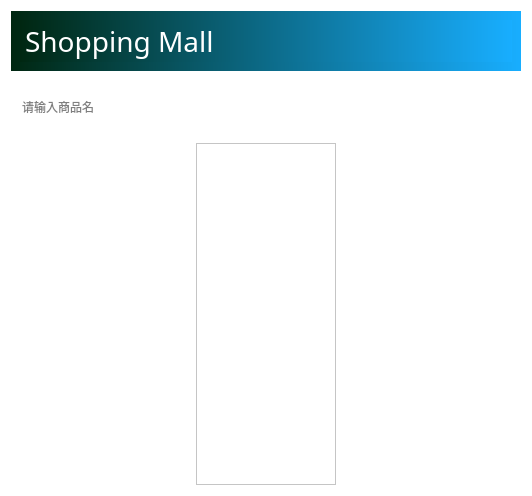
<?xml version="1.0" encoding="UTF-8"?>
<ui version="4.0">
 <class>ShopPage</class>
 <widget class="QWidget" name="ShopPage">
  <property name="geometry">
   <rect>
    <x>0</x>
    <y>0</y>
    <width>532</width>
    <height>496</height>
   </rect>
  </property>
  <property name="windowTitle">
   <string>Form</string>
  </property>
  <property name="styleSheet">
   <string notr="true">background-color: rgb(255, 255, 255);</string>
  </property>
  <layout class="QVBoxLayout" name="verticalLayout">
   <item>
    <widget class="QWidget" name="widget" native="true">
     <property name="sizePolicy">
      <sizepolicy hsizetype="Preferred" vsizetype="Fixed">
       <horstretch>0</horstretch>
       <verstretch>0</verstretch>
      </sizepolicy>
     </property>
     <property name="minimumSize">
      <size>
       <width>0</width>
       <height>60</height>
      </size>
     </property>
     <property name="palette">
      <palette>
       <active>
        <colorrole role="WindowText">
         <brush brushstyle="SolidPattern">
          <color alpha="255">
           <red>255</red>
           <green>255</green>
           <blue>255</blue>
          </color>
         </brush>
        </colorrole>
        <colorrole role="Button">
         <brush brushstyle="LinearGradientPattern">
          <gradient startx="1.000000000000000" starty="0.000000000000000" endx="0.000000000000000" endy="0.000000000000000" type="LinearGradient" spread="PadSpread" coordinatemode="ObjectBoundingMode">
           <gradientstop position="0.000000000000000">
            <color alpha="255">
             <red>24</red>
             <green>174</green>
             <blue>255</blue>
            </color>
           </gradientstop>
           <gradientstop position="1.000000000000000">
            <color alpha="255">
             <red>0</red>
             <green>39</green>
             <blue>17</blue>
            </color>
           </gradientstop>
          </gradient>
         </brush>
        </colorrole>
        <colorrole role="Text">
         <brush brushstyle="SolidPattern">
          <color alpha="255">
           <red>255</red>
           <green>255</green>
           <blue>255</blue>
          </color>
         </brush>
        </colorrole>
        <colorrole role="ButtonText">
         <brush brushstyle="SolidPattern">
          <color alpha="255">
           <red>255</red>
           <green>255</green>
           <blue>255</blue>
          </color>
         </brush>
        </colorrole>
        <colorrole role="Base">
         <brush brushstyle="LinearGradientPattern">
          <gradient startx="1.000000000000000" starty="0.000000000000000" endx="0.000000000000000" endy="0.000000000000000" type="LinearGradient" spread="PadSpread" coordinatemode="ObjectBoundingMode">
           <gradientstop position="0.000000000000000">
            <color alpha="255">
             <red>24</red>
             <green>174</green>
             <blue>255</blue>
            </color>
           </gradientstop>
           <gradientstop position="1.000000000000000">
            <color alpha="255">
             <red>0</red>
             <green>39</green>
             <blue>17</blue>
            </color>
           </gradientstop>
          </gradient>
         </brush>
        </colorrole>
        <colorrole role="Window">
         <brush brushstyle="LinearGradientPattern">
          <gradient startx="1.000000000000000" starty="0.000000000000000" endx="0.000000000000000" endy="0.000000000000000" type="LinearGradient" spread="PadSpread" coordinatemode="ObjectBoundingMode">
           <gradientstop position="0.000000000000000">
            <color alpha="255">
             <red>24</red>
             <green>174</green>
             <blue>255</blue>
            </color>
           </gradientstop>
           <gradientstop position="1.000000000000000">
            <color alpha="255">
             <red>0</red>
             <green>39</green>
             <blue>17</blue>
            </color>
           </gradientstop>
          </gradient>
         </brush>
        </colorrole>
        <colorrole role="PlaceholderText">
         <brush brushstyle="NoBrush">
          <color alpha="128">
           <red>255</red>
           <green>255</green>
           <blue>255</blue>
          </color>
         </brush>
        </colorrole>
       </active>
       <inactive>
        <colorrole role="WindowText">
         <brush brushstyle="SolidPattern">
          <color alpha="255">
           <red>255</red>
           <green>255</green>
           <blue>255</blue>
          </color>
         </brush>
        </colorrole>
        <colorrole role="Button">
         <brush brushstyle="LinearGradientPattern">
          <gradient startx="1.000000000000000" starty="0.000000000000000" endx="0.000000000000000" endy="0.000000000000000" type="LinearGradient" spread="PadSpread" coordinatemode="ObjectBoundingMode">
           <gradientstop position="0.000000000000000">
            <color alpha="255">
             <red>24</red>
             <green>174</green>
             <blue>255</blue>
            </color>
           </gradientstop>
           <gradientstop position="1.000000000000000">
            <color alpha="255">
             <red>0</red>
             <green>39</green>
             <blue>17</blue>
            </color>
           </gradientstop>
          </gradient>
         </brush>
        </colorrole>
        <colorrole role="Text">
         <brush brushstyle="SolidPattern">
          <color alpha="255">
           <red>255</red>
           <green>255</green>
           <blue>255</blue>
          </color>
         </brush>
        </colorrole>
        <colorrole role="ButtonText">
         <brush brushstyle="SolidPattern">
          <color alpha="255">
           <red>255</red>
           <green>255</green>
           <blue>255</blue>
          </color>
         </brush>
        </colorrole>
        <colorrole role="Base">
         <brush brushstyle="LinearGradientPattern">
          <gradient startx="1.000000000000000" starty="0.000000000000000" endx="0.000000000000000" endy="0.000000000000000" type="LinearGradient" spread="PadSpread" coordinatemode="ObjectBoundingMode">
           <gradientstop position="0.000000000000000">
            <color alpha="255">
             <red>24</red>
             <green>174</green>
             <blue>255</blue>
            </color>
           </gradientstop>
           <gradientstop position="1.000000000000000">
            <color alpha="255">
             <red>0</red>
             <green>39</green>
             <blue>17</blue>
            </color>
           </gradientstop>
          </gradient>
         </brush>
        </colorrole>
        <colorrole role="Window">
         <brush brushstyle="LinearGradientPattern">
          <gradient startx="1.000000000000000" starty="0.000000000000000" endx="0.000000000000000" endy="0.000000000000000" type="LinearGradient" spread="PadSpread" coordinatemode="ObjectBoundingMode">
           <gradientstop position="0.000000000000000">
            <color alpha="255">
             <red>24</red>
             <green>174</green>
             <blue>255</blue>
            </color>
           </gradientstop>
           <gradientstop position="1.000000000000000">
            <color alpha="255">
             <red>0</red>
             <green>39</green>
             <blue>17</blue>
            </color>
           </gradientstop>
          </gradient>
         </brush>
        </colorrole>
        <colorrole role="PlaceholderText">
         <brush brushstyle="NoBrush">
          <color alpha="128">
           <red>255</red>
           <green>255</green>
           <blue>255</blue>
          </color>
         </brush>
        </colorrole>
       </inactive>
       <disabled>
        <colorrole role="WindowText">
         <brush brushstyle="SolidPattern">
          <color alpha="255">
           <red>255</red>
           <green>255</green>
           <blue>255</blue>
          </color>
         </brush>
        </colorrole>
        <colorrole role="Button">
         <brush brushstyle="LinearGradientPattern">
          <gradient startx="1.000000000000000" starty="0.000000000000000" endx="0.000000000000000" endy="0.000000000000000" type="LinearGradient" spread="PadSpread" coordinatemode="ObjectBoundingMode">
           <gradientstop position="0.000000000000000">
            <color alpha="255">
             <red>24</red>
             <green>174</green>
             <blue>255</blue>
            </color>
           </gradientstop>
           <gradientstop position="1.000000000000000">
            <color alpha="255">
             <red>0</red>
             <green>39</green>
             <blue>17</blue>
            </color>
           </gradientstop>
          </gradient>
         </brush>
        </colorrole>
        <colorrole role="Text">
         <brush brushstyle="SolidPattern">
          <color alpha="255">
           <red>255</red>
           <green>255</green>
           <blue>255</blue>
          </color>
         </brush>
        </colorrole>
        <colorrole role="ButtonText">
         <brush brushstyle="SolidPattern">
          <color alpha="255">
           <red>255</red>
           <green>255</green>
           <blue>255</blue>
          </color>
         </brush>
        </colorrole>
        <colorrole role="Base">
         <brush brushstyle="LinearGradientPattern">
          <gradient startx="1.000000000000000" starty="0.000000000000000" endx="0.000000000000000" endy="0.000000000000000" type="LinearGradient" spread="PadSpread" coordinatemode="ObjectBoundingMode">
           <gradientstop position="0.000000000000000">
            <color alpha="255">
             <red>24</red>
             <green>174</green>
             <blue>255</blue>
            </color>
           </gradientstop>
           <gradientstop position="1.000000000000000">
            <color alpha="255">
             <red>0</red>
             <green>39</green>
             <blue>17</blue>
            </color>
           </gradientstop>
          </gradient>
         </brush>
        </colorrole>
        <colorrole role="Window">
         <brush brushstyle="LinearGradientPattern">
          <gradient startx="1.000000000000000" starty="0.000000000000000" endx="0.000000000000000" endy="0.000000000000000" type="LinearGradient" spread="PadSpread" coordinatemode="ObjectBoundingMode">
           <gradientstop position="0.000000000000000">
            <color alpha="255">
             <red>24</red>
             <green>174</green>
             <blue>255</blue>
            </color>
           </gradientstop>
           <gradientstop position="1.000000000000000">
            <color alpha="255">
             <red>0</red>
             <green>39</green>
             <blue>17</blue>
            </color>
           </gradientstop>
          </gradient>
         </brush>
        </colorrole>
        <colorrole role="PlaceholderText">
         <brush brushstyle="NoBrush">
          <color alpha="128">
           <red>255</red>
           <green>255</green>
           <blue>255</blue>
          </color>
         </brush>
        </colorrole>
       </disabled>
      </palette>
     </property>
     <property name="font">
      <font>
       <family>华文宋体</family>
       <pointsize>20</pointsize>
       <weight>50</weight>
       <italic>false</italic>
       <bold>false</bold>
      </font>
     </property>
     <property name="styleSheet">
      <string notr="true">background: #00af19;  /* fallback for old browsers */
background:qlineargradient(spread:pad,x1:1,y1:0,x2:0,y2:0,stop:0 rgb(24, 174, 255),stop:1 #002711);
color:rgb(255, 255, 255);
</string>
     </property>
     <layout class="QHBoxLayout" name="horizontalLayout_3">
      <item>
       <widget class="QLabel" name="label">
        <property name="palette">
         <palette>
          <active>
           <colorrole role="WindowText">
            <brush brushstyle="SolidPattern">
             <color alpha="255">
              <red>255</red>
              <green>255</green>
              <blue>255</blue>
             </color>
            </brush>
           </colorrole>
           <colorrole role="Button">
            <brush brushstyle="LinearGradientPattern">
             <gradient startx="1.000000000000000" starty="0.000000000000000" endx="0.000000000000000" endy="0.000000000000000" type="LinearGradient" spread="PadSpread" coordinatemode="ObjectBoundingMode">
              <gradientstop position="0.000000000000000">
               <color alpha="255">
                <red>24</red>
                <green>174</green>
                <blue>255</blue>
               </color>
              </gradientstop>
              <gradientstop position="1.000000000000000">
               <color alpha="255">
                <red>0</red>
                <green>39</green>
                <blue>17</blue>
               </color>
              </gradientstop>
             </gradient>
            </brush>
           </colorrole>
           <colorrole role="Text">
            <brush brushstyle="SolidPattern">
             <color alpha="255">
              <red>255</red>
              <green>255</green>
              <blue>255</blue>
             </color>
            </brush>
           </colorrole>
           <colorrole role="ButtonText">
            <brush brushstyle="SolidPattern">
             <color alpha="255">
              <red>255</red>
              <green>255</green>
              <blue>255</blue>
             </color>
            </brush>
           </colorrole>
           <colorrole role="Base">
            <brush brushstyle="LinearGradientPattern">
             <gradient startx="1.000000000000000" starty="0.000000000000000" endx="0.000000000000000" endy="0.000000000000000" type="LinearGradient" spread="PadSpread" coordinatemode="ObjectBoundingMode">
              <gradientstop position="0.000000000000000">
               <color alpha="255">
                <red>24</red>
                <green>174</green>
                <blue>255</blue>
               </color>
              </gradientstop>
              <gradientstop position="1.000000000000000">
               <color alpha="255">
                <red>0</red>
                <green>39</green>
                <blue>17</blue>
               </color>
              </gradientstop>
             </gradient>
            </brush>
           </colorrole>
           <colorrole role="Window">
            <brush brushstyle="LinearGradientPattern">
             <gradient startx="1.000000000000000" starty="0.000000000000000" endx="0.000000000000000" endy="0.000000000000000" type="LinearGradient" spread="PadSpread" coordinatemode="ObjectBoundingMode">
              <gradientstop position="0.000000000000000">
               <color alpha="255">
                <red>24</red>
                <green>174</green>
                <blue>255</blue>
               </color>
              </gradientstop>
              <gradientstop position="1.000000000000000">
               <color alpha="255">
                <red>0</red>
                <green>39</green>
                <blue>17</blue>
               </color>
              </gradientstop>
             </gradient>
            </brush>
           </colorrole>
           <colorrole role="PlaceholderText">
            <brush brushstyle="NoBrush">
             <color alpha="128">
              <red>255</red>
              <green>255</green>
              <blue>255</blue>
             </color>
            </brush>
           </colorrole>
          </active>
          <inactive>
           <colorrole role="WindowText">
            <brush brushstyle="SolidPattern">
             <color alpha="255">
              <red>255</red>
              <green>255</green>
              <blue>255</blue>
             </color>
            </brush>
           </colorrole>
           <colorrole role="Button">
            <brush brushstyle="LinearGradientPattern">
             <gradient startx="1.000000000000000" starty="0.000000000000000" endx="0.000000000000000" endy="0.000000000000000" type="LinearGradient" spread="PadSpread" coordinatemode="ObjectBoundingMode">
              <gradientstop position="0.000000000000000">
               <color alpha="255">
                <red>24</red>
                <green>174</green>
                <blue>255</blue>
               </color>
              </gradientstop>
              <gradientstop position="1.000000000000000">
               <color alpha="255">
                <red>0</red>
                <green>39</green>
                <blue>17</blue>
               </color>
              </gradientstop>
             </gradient>
            </brush>
           </colorrole>
           <colorrole role="Text">
            <brush brushstyle="SolidPattern">
             <color alpha="255">
              <red>255</red>
              <green>255</green>
              <blue>255</blue>
             </color>
            </brush>
           </colorrole>
           <colorrole role="ButtonText">
            <brush brushstyle="SolidPattern">
             <color alpha="255">
              <red>255</red>
              <green>255</green>
              <blue>255</blue>
             </color>
            </brush>
           </colorrole>
           <colorrole role="Base">
            <brush brushstyle="LinearGradientPattern">
             <gradient startx="1.000000000000000" starty="0.000000000000000" endx="0.000000000000000" endy="0.000000000000000" type="LinearGradient" spread="PadSpread" coordinatemode="ObjectBoundingMode">
              <gradientstop position="0.000000000000000">
               <color alpha="255">
                <red>24</red>
                <green>174</green>
                <blue>255</blue>
               </color>
              </gradientstop>
              <gradientstop position="1.000000000000000">
               <color alpha="255">
                <red>0</red>
                <green>39</green>
                <blue>17</blue>
               </color>
              </gradientstop>
             </gradient>
            </brush>
           </colorrole>
           <colorrole role="Window">
            <brush brushstyle="LinearGradientPattern">
             <gradient startx="1.000000000000000" starty="0.000000000000000" endx="0.000000000000000" endy="0.000000000000000" type="LinearGradient" spread="PadSpread" coordinatemode="ObjectBoundingMode">
              <gradientstop position="0.000000000000000">
               <color alpha="255">
                <red>24</red>
                <green>174</green>
                <blue>255</blue>
               </color>
              </gradientstop>
              <gradientstop position="1.000000000000000">
               <color alpha="255">
                <red>0</red>
                <green>39</green>
                <blue>17</blue>
               </color>
              </gradientstop>
             </gradient>
            </brush>
           </colorrole>
           <colorrole role="PlaceholderText">
            <brush brushstyle="NoBrush">
             <color alpha="128">
              <red>255</red>
              <green>255</green>
              <blue>255</blue>
             </color>
            </brush>
           </colorrole>
          </inactive>
          <disabled>
           <colorrole role="WindowText">
            <brush brushstyle="SolidPattern">
             <color alpha="255">
              <red>255</red>
              <green>255</green>
              <blue>255</blue>
             </color>
            </brush>
           </colorrole>
           <colorrole role="Button">
            <brush brushstyle="LinearGradientPattern">
             <gradient startx="1.000000000000000" starty="0.000000000000000" endx="0.000000000000000" endy="0.000000000000000" type="LinearGradient" spread="PadSpread" coordinatemode="ObjectBoundingMode">
              <gradientstop position="0.000000000000000">
               <color alpha="255">
                <red>24</red>
                <green>174</green>
                <blue>255</blue>
               </color>
              </gradientstop>
              <gradientstop position="1.000000000000000">
               <color alpha="255">
                <red>0</red>
                <green>39</green>
                <blue>17</blue>
               </color>
              </gradientstop>
             </gradient>
            </brush>
           </colorrole>
           <colorrole role="Text">
            <brush brushstyle="SolidPattern">
             <color alpha="255">
              <red>255</red>
              <green>255</green>
              <blue>255</blue>
             </color>
            </brush>
           </colorrole>
           <colorrole role="ButtonText">
            <brush brushstyle="SolidPattern">
             <color alpha="255">
              <red>255</red>
              <green>255</green>
              <blue>255</blue>
             </color>
            </brush>
           </colorrole>
           <colorrole role="Base">
            <brush brushstyle="LinearGradientPattern">
             <gradient startx="1.000000000000000" starty="0.000000000000000" endx="0.000000000000000" endy="0.000000000000000" type="LinearGradient" spread="PadSpread" coordinatemode="ObjectBoundingMode">
              <gradientstop position="0.000000000000000">
               <color alpha="255">
                <red>24</red>
                <green>174</green>
                <blue>255</blue>
               </color>
              </gradientstop>
              <gradientstop position="1.000000000000000">
               <color alpha="255">
                <red>0</red>
                <green>39</green>
                <blue>17</blue>
               </color>
              </gradientstop>
             </gradient>
            </brush>
           </colorrole>
           <colorrole role="Window">
            <brush brushstyle="LinearGradientPattern">
             <gradient startx="1.000000000000000" starty="0.000000000000000" endx="0.000000000000000" endy="0.000000000000000" type="LinearGradient" spread="PadSpread" coordinatemode="ObjectBoundingMode">
              <gradientstop position="0.000000000000000">
               <color alpha="255">
                <red>24</red>
                <green>174</green>
                <blue>255</blue>
               </color>
              </gradientstop>
              <gradientstop position="1.000000000000000">
               <color alpha="255">
                <red>0</red>
                <green>39</green>
                <blue>17</blue>
               </color>
              </gradientstop>
             </gradient>
            </brush>
           </colorrole>
           <colorrole role="PlaceholderText">
            <brush brushstyle="NoBrush">
             <color alpha="128">
              <red>255</red>
              <green>255</green>
              <blue>255</blue>
             </color>
            </brush>
           </colorrole>
          </disabled>
         </palette>
        </property>
        <property name="font">
         <font>
          <family>20pt 隶书</family>
          <pointsize>21</pointsize>
          <weight>50</weight>
          <italic>false</italic>
          <bold>false</bold>
         </font>
        </property>
        <property name="styleSheet">
         <string notr="true">font: rgb(255, 255, 255)20pt &quot;隶书&quot;;

</string>
        </property>
        <property name="text">
         <string>Shopping Mall</string>
        </property>
        <property name="scaledContents">
         <bool>true</bool>
        </property>
        <property name="indent">
         <number>5</number>
        </property>
       </widget>
      </item>
     </layout>
    </widget>
   </item>
   <item>
    <widget class="QWidget" name="searchbar" native="true">
     <property name="sizePolicy">
      <sizepolicy hsizetype="Preferred" vsizetype="Fixed">
       <horstretch>0</horstretch>
       <verstretch>0</verstretch>
      </sizepolicy>
     </property>
     <property name="minimumSize">
      <size>
       <width>0</width>
       <height>60</height>
      </size>
     </property>
     <property name="styleSheet">
      <string notr="true">border-radius: 10px;</string>
     </property>
     <layout class="QHBoxLayout" name="horizontalLayout_2">
      <property name="topMargin">
       <number>4</number>
      </property>
      <property name="bottomMargin">
       <number>4</number>
      </property>
      <item>
       <widget class="QLineEdit" name="lineEdit">
        <property name="minimumSize">
         <size>
          <width>450</width>
          <height>30</height>
         </size>
        </property>
        <property name="styleSheet">
         <string notr="true">background-color: rgb(255, 255, 255);
border-radius: 10px;</string>
        </property>
        <property name="placeholderText">
         <string>请输入商品名</string>
        </property>
       </widget>
      </item>
      <item>
       <spacer name="horizontalSpacer">
        <property name="orientation">
         <enum>Qt::Horizontal</enum>
        </property>
        <property name="sizeHint" stdset="0">
         <size>
          <width>40</width>
          <height>20</height>
         </size>
        </property>
       </spacer>
      </item>
      <item>
       <widget class="QPushButton" name="btn_search">
        <property name="sizePolicy">
         <sizepolicy hsizetype="Fixed" vsizetype="Fixed">
          <horstretch>0</horstretch>
          <verstretch>0</verstretch>
         </sizepolicy>
        </property>
        <property name="minimumSize">
         <size>
          <width>30</width>
          <height>30</height>
         </size>
        </property>
        <property name="maximumSize">
         <size>
          <width>80</width>
          <height>16777215</height>
         </size>
        </property>
        <property name="styleSheet">
         <string notr="true">border-radius: 10px;</string>
        </property>
        <property name="text">
         <string/>
        </property>
        <property name="icon">
         <iconset resource="../src.qrc">
          <normaloff>:/images/icons/R-C.png</normaloff>:/images/icons/R-C.png</iconset>
        </property>
        <property name="iconSize">
         <size>
          <width>30</width>
          <height>30</height>
         </size>
        </property>
       </widget>
      </item>
     </layout>
    </widget>
   </item>
   <item>
    <layout class="QHBoxLayout" name="horizontalLayout">
     <item>
      <widget class="QListWidget" name="list_classification">
       <property name="sizePolicy">
        <sizepolicy hsizetype="Preferred" vsizetype="Expanding">
         <horstretch>0</horstretch>
         <verstretch>0</verstretch>
        </sizepolicy>
       </property>
       <property name="maximumSize">
        <size>
         <width>140</width>
         <height>16777215</height>
        </size>
       </property>
       <property name="font">
        <font>
         <pointsize>14</pointsize>
        </font>
       </property>
       <property name="styleSheet">
        <string notr="true">QListWidget{
border:1px solid gray; color:black; border-radius: 10px;
	background-color: rgb(157, 157, 165);
}

QListWidget::Item{
padding-top:20px; padding-bottom:4px;border-radius: 10px;background-color: rgb(61, 147, 144);
 }
QListWidget::Item:hover{
background:rgb(170, 255, 255);
}
QListWidget::item:selected{
background:rgb(85, 202, 225);
	color: rgb(255, 255, 0);
}
border-radius: 10px;
</string>
       </property>
       <property name="resizeMode">
        <enum>QListView::Adjust</enum>
       </property>
      </widget>
     </item>
    </layout>
   </item>
  </layout>
 </widget>
 <resources>
  <include location="../src.qrc"/>
 </resources>
 <connections/>
</ui>
